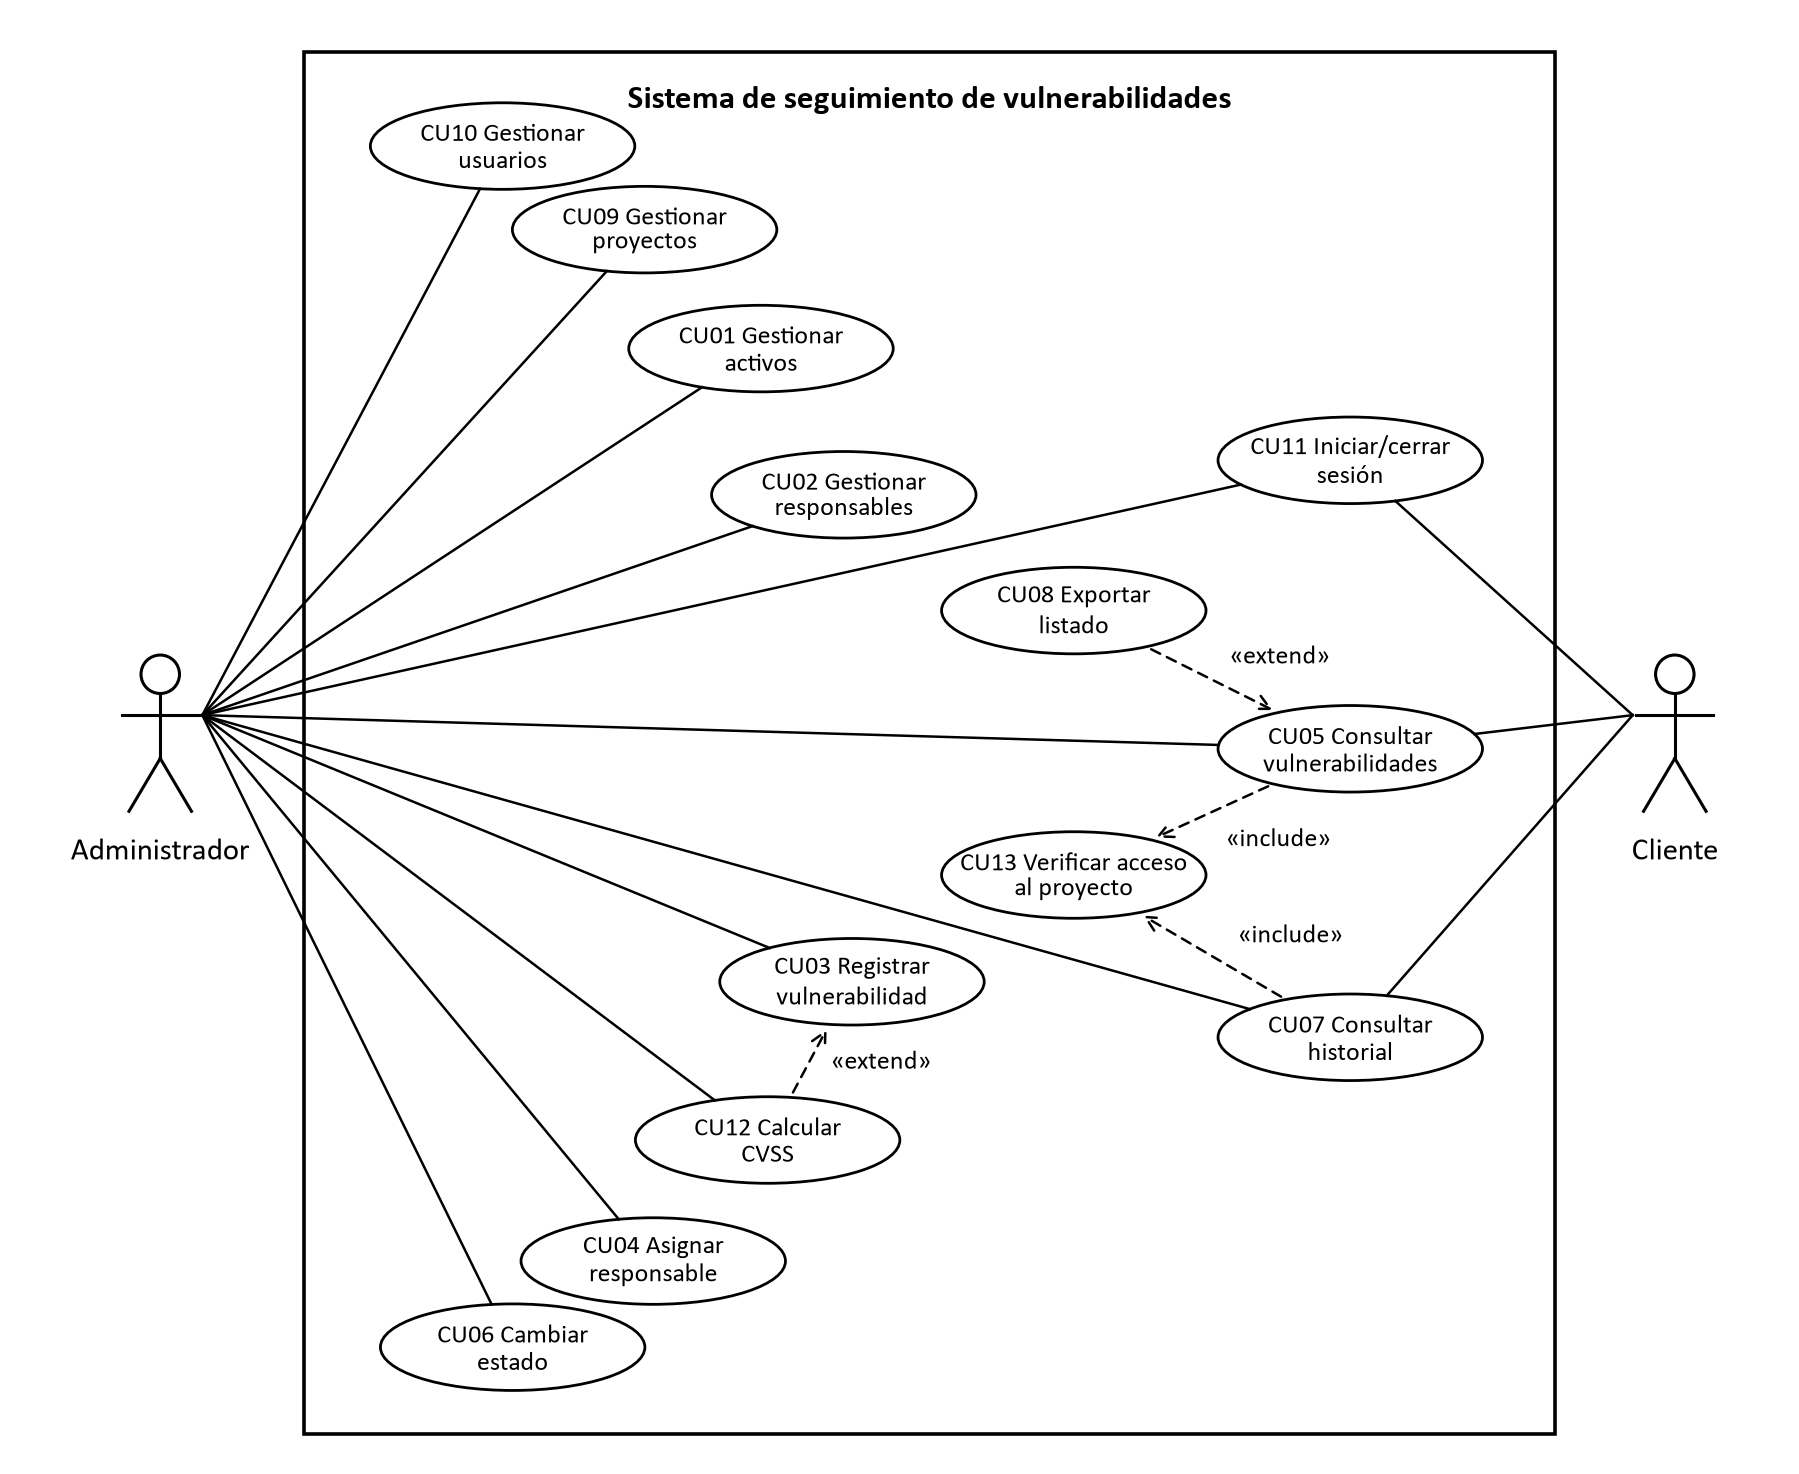

Here is the Python script that generated this plot:
# -*- coding: utf-8 -*-
"""
Diagrama de casos de uso (UML) del Sistema de seguimiento de vulnerabilidades.
Autor: Rodríguez, Daniel Sebastián (VINF016869)
Se dibuja con coordenadas fijas para controlar la disposición: casos del
administrador en abanico a la izquierda, casos compartidos a la derecha junto
al cliente y los casos incluidos/extendidos en el centro.
Genera casos_uso.png y casos_uso.svg en la misma carpeta.
"""
import math
import os
import matplotlib
matplotlib.use("Agg")
import matplotlib.pyplot as plt
from matplotlib.patches import Ellipse, Rectangle, Circle, FancyArrowPatch

AQUI = os.path.dirname(os.path.abspath(__file__))
plt.rcParams["font.family"] = "Calibri"

EW, EH = 22.0, 7.2          # ancho y alto de cada óvalo
ADM = (4.0, 40.0)           # posición del actor Administrador (centro del cuerpo)
CLI = (130.0, 40.0)         # posición del actor Cliente

# Casos del administrador en abanico (ángulo en grados respecto del actor)
R = 52.0
abanico = {
    "CU10": 68, "CU09": 53, "CU01": 38, "CU02": 23,
    "CU03": -21, "CU12": -37, "CU04": -52, "CU06": -67,
}
casos = {}
for cu, ang in abanico.items():
    a = math.radians(ang)
    casos[cu] = (ADM[0] + 9.0 + R * math.cos(a), ADM[1] + R * math.sin(a) * 1.04)

# Casos compartidos (cerca del cliente) y casos incluidos/extendidos (centro)
casos.update({
    "CU11": (103.0, 64.0), "CU05": (103.0, 40.0), "CU07": (103.0, 16.0),
    "CU08": (80.0, 51.5), "CU13": (80.0, 29.5),
})
nombres = {
    "CU01": "CU01 Gestionar\nactivos", "CU02": "CU02 Gestionar\nresponsables",
    "CU03": "CU03 Registrar\nvulnerabilidad", "CU04": "CU04 Asignar\nresponsable",
    "CU05": "CU05 Consultar\nvulnerabilidades", "CU06": "CU06 Cambiar\nestado",
    "CU07": "CU07 Consultar\nhistorial", "CU08": "CU08 Exportar\nlistado",
    "CU09": "CU09 Gestionar\nproyectos", "CU10": "CU10 Gestionar\nusuarios",
    "CU11": "CU11 Iniciar/cerrar\nsesión", "CU12": "CU12 Calcular\nCVSS",
    "CU13": "CU13 Verificar acceso\nal proyecto",
}
asoc_adm = ["CU10", "CU09", "CU01", "CU02", "CU03", "CU12", "CU04", "CU06", "CU11", "CU05", "CU07"]
asoc_cli = ["CU11", "CU05", "CU07"]
relaciones = [  # (origen, destino, estereotipo, etiqueta extra)
    ("CU12", "CU03", "«extend»", (1.8, -1.2)),
    ("CU08", "CU05", "«extend»", (1.5, 0.8)),
    ("CU05", "CU13", "«include»", (1.2, -3.4)),
    ("CU07", "CU13", "«include»", (2.2, 0.6)),
]


def borde(centro, hacia):
    """Punto del borde del óvalo en dirección a otro punto."""
    cx, cy = centro
    dx, dy = hacia[0] - cx, hacia[1] - cy
    t = 1.0 / math.sqrt((dx / (EW / 2)) ** 2 + (dy / (EH / 2)) ** 2)
    return cx + dx * t, cy + dy * t


def dentro(p, centro, margen=0.6):
    """True si el punto p cae dentro del óvalo agrandado por un margen."""
    return ((p[0] - centro[0]) / (EW / 2 + margen)) ** 2 + ((p[1] - centro[1]) / (EH / 2 + margen)) ** 2 < 1


def choques(a, b, excluir):
    """Casos de uso atravesados por el segmento a-b (control de prolijidad)."""
    res = []
    for cu, c in casos.items():
        if cu in excluir:
            continue
        for k in range(1, 200):
            t = k / 200
            p = (a[0] + (b[0] - a[0]) * t, a[1] + (b[1] - a[1]) * t)
            if dentro(p, c):
                res.append(cu)
                break
    return res


def actor(ax, x, y, nombre):
    ax.add_patch(Circle((x, y + 6.2), 1.6, fill=False, lw=1.1))
    ax.plot([x, x], [y + 4.6, y - 0.8], color="black", lw=1.1)
    ax.plot([x - 3.2, x + 3.2], [y + 2.8, y + 2.8], color="black", lw=1.1)
    ax.plot([x, x - 2.6], [y - 0.8, y - 5.2], color="black", lw=1.1)
    ax.plot([x, x + 2.6], [y - 0.8, y - 5.2], color="black", lw=1.1)
    ax.text(x, y - 7.3, nombre, ha="center", va="top", fontsize=11)


def main():
    fig, ax = plt.subplots(figsize=(11.4, 9.4))
    ax.set_xlim(-8, 139)
    ax.set_ylim(-19, 101)
    ax.set_aspect("equal")
    ax.axis("off")

    # Límite del sistema con su nombre
    ax.add_patch(Rectangle((16, -17), 104, 115, fill=False, lw=1.3))
    ax.text(68, 94.0, "Sistema de seguimiento de vulnerabilidades", ha="center",
            va="center", fontsize=12, fontweight="bold")

    avisos = []
    origen_adm = (ADM[0] + 3.5, ADM[1] + 2.8)
    origen_cli = (CLI[0] - 3.5, CLI[1] + 2.8)
    for cu in asoc_adm:
        fin = borde(casos[cu], origen_adm)
        ax.plot([origen_adm[0], fin[0]], [origen_adm[1], fin[1]], color="black", lw=0.9)
        avisos += [("ADM", cu, x) for x in choques(origen_adm, fin, {cu})]
    for cu in asoc_cli:
        fin = borde(casos[cu], origen_cli)
        ax.plot([origen_cli[0], fin[0]], [origen_cli[1], fin[1]], color="black", lw=0.9)
        avisos += [("CLI", cu, x) for x in choques(origen_cli, fin, {cu})]

    for o, d, estereotipo, desp in relaciones:
        a = borde(casos[o], casos[d])
        b = borde(casos[d], casos[o])
        flecha = FancyArrowPatch(a, b, arrowstyle="->", mutation_scale=13, lw=0.9,
                                 linestyle=(0, (4, 3)), color="black")
        ax.add_patch(flecha)
        mx, my = (a[0] + b[0]) / 2, (a[1] + b[1]) / 2
        ax.text(mx + desp[0], my + desp[1], estereotipo, fontsize=9.5, ha="left", va="bottom",
                bbox=dict(facecolor="white", edgecolor="none", pad=0.4))
        avisos += [(o, d, x) for x in choques(a, b, {o, d})]

    for cu, (x, y) in casos.items():
        ax.add_patch(Ellipse((x, y), EW, EH, facecolor="white", edgecolor="black", lw=1.0))
        ax.text(x, y, nombres[cu], ha="center", va="center", fontsize=9.4, linespacing=1.05)

    actor(ax, *ADM, "Administrador")
    actor(ax, *CLI, "Cliente")

    fig.savefig(os.path.join(AQUI, "casos_uso.png"), dpi=200, bbox_inches="tight", pad_inches=0.08)
    fig.savefig(os.path.join(AQUI, "casos_uso.svg"), bbox_inches="tight", pad_inches=0.08)
    print("choques:", avisos if avisos else "ninguno")
    for cu in sorted(casos):
        print(cu, tuple(round(v, 1) for v in casos[cu]))


if __name__ == "__main__":
    main()
